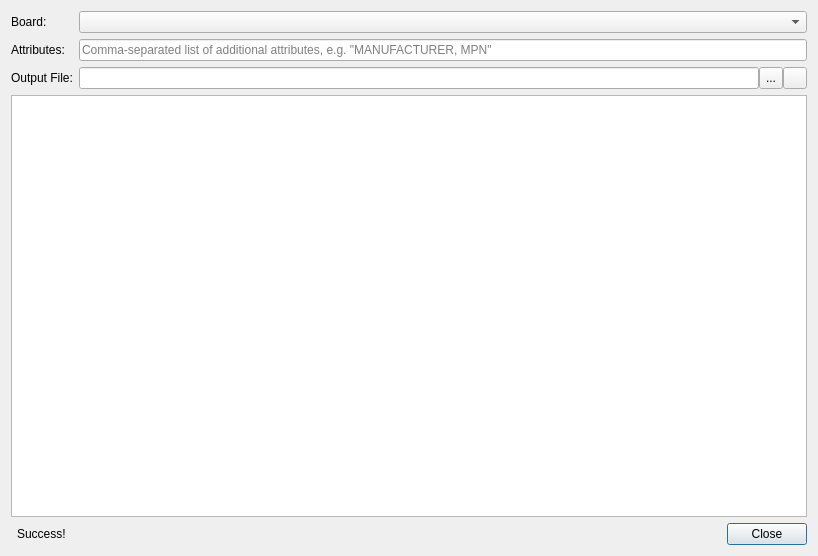
<?xml version="1.0" encoding="UTF-8"?>
<ui version="4.0">
 <class>librepcb::project::editor::BomGeneratorDialog</class>
 <widget class="QDialog" name="librepcb::project::editor::BomGeneratorDialog">
  <property name="geometry">
   <rect>
    <x>0</x>
    <y>0</y>
    <width>818</width>
    <height>556</height>
   </rect>
  </property>
  <property name="windowTitle">
   <string>Generate BOM</string>
  </property>
  <layout class="QFormLayout" name="formLayout">
   <item row="0" column="0">
    <widget class="QLabel" name="label_2">
     <property name="text">
      <string>Board:</string>
     </property>
    </widget>
   </item>
   <item row="0" column="1">
    <widget class="QComboBox" name="cbxBoard"/>
   </item>
   <item row="3" column="0" colspan="2">
    <widget class="QTableWidget" name="tableWidget">
     <property name="sizePolicy">
      <sizepolicy hsizetype="Expanding" vsizetype="Expanding">
       <horstretch>0</horstretch>
       <verstretch>1</verstretch>
      </sizepolicy>
     </property>
    </widget>
   </item>
   <item row="5" column="0">
    <widget class="QLabel" name="lblSuccess">
     <property name="text">
      <string>Success!</string>
     </property>
     <property name="indent">
      <number>6</number>
     </property>
    </widget>
   </item>
   <item row="5" column="1">
    <widget class="QDialogButtonBox" name="buttonBox">
     <property name="orientation">
      <enum>Qt::Horizontal</enum>
     </property>
     <property name="standardButtons">
      <set>QDialogButtonBox::Close</set>
     </property>
    </widget>
   </item>
   <item row="2" column="0">
    <widget class="QLabel" name="label">
     <property name="text">
      <string>Output File:</string>
     </property>
    </widget>
   </item>
   <item row="2" column="1">
    <layout class="QHBoxLayout" name="horizontalLayout">
     <property name="spacing">
      <number>0</number>
     </property>
     <item>
      <widget class="QLineEdit" name="edtOutputPath"/>
     </item>
     <item>
      <widget class="QToolButton" name="btnBrowse">
       <property name="sizePolicy">
        <sizepolicy hsizetype="Fixed" vsizetype="Ignored">
         <horstretch>0</horstretch>
         <verstretch>0</verstretch>
        </sizepolicy>
       </property>
       <property name="toolTip">
        <string>Choose output file</string>
       </property>
       <property name="text">
        <string notr="true">...</string>
       </property>
       <property name="toolButtonStyle">
        <enum>Qt::ToolButtonTextOnly</enum>
       </property>
      </widget>
     </item>
     <item>
      <widget class="QToolButton" name="btnOpenDirectory">
       <property name="sizePolicy">
        <sizepolicy hsizetype="Fixed" vsizetype="Ignored">
         <horstretch>0</horstretch>
         <verstretch>0</verstretch>
        </sizepolicy>
       </property>
       <property name="toolTip">
        <string>Open output directory</string>
       </property>
       <property name="text">
        <string notr="true"/>
       </property>
       <property name="icon">
        <iconset>
         <normaloff>:/img/actions/open.png</normaloff>:/img/actions/open.png</iconset>
       </property>
      </widget>
     </item>
    </layout>
   </item>
   <item row="1" column="0">
    <widget class="QLabel" name="label_3">
     <property name="text">
      <string>Attributes:</string>
     </property>
    </widget>
   </item>
   <item row="1" column="1">
    <widget class="QLineEdit" name="edtAttributes">
     <property name="text">
      <string notr="true"/>
     </property>
     <property name="placeholderText">
      <string extracomment="Don't translate the attributes MANUFACTURER and MPN, they must be in English.">Comma-separated list of additional attributes, e.g. &quot;MANUFACTURER, MPN&quot;</string>
     </property>
    </widget>
   </item>
  </layout>
 </widget>
 <resources/>
 <connections>
  <connection>
   <sender>buttonBox</sender>
   <signal>accepted()</signal>
   <receiver>librepcb::project::editor::BomGeneratorDialog</receiver>
   <slot>accept()</slot>
   <hints>
    <hint type="sourcelabel">
     <x>248</x>
     <y>254</y>
    </hint>
    <hint type="destinationlabel">
     <x>157</x>
     <y>274</y>
    </hint>
   </hints>
  </connection>
  <connection>
   <sender>buttonBox</sender>
   <signal>rejected()</signal>
   <receiver>librepcb::project::editor::BomGeneratorDialog</receiver>
   <slot>reject()</slot>
   <hints>
    <hint type="sourcelabel">
     <x>316</x>
     <y>260</y>
    </hint>
    <hint type="destinationlabel">
     <x>286</x>
     <y>274</y>
    </hint>
   </hints>
  </connection>
 </connections>
</ui>
